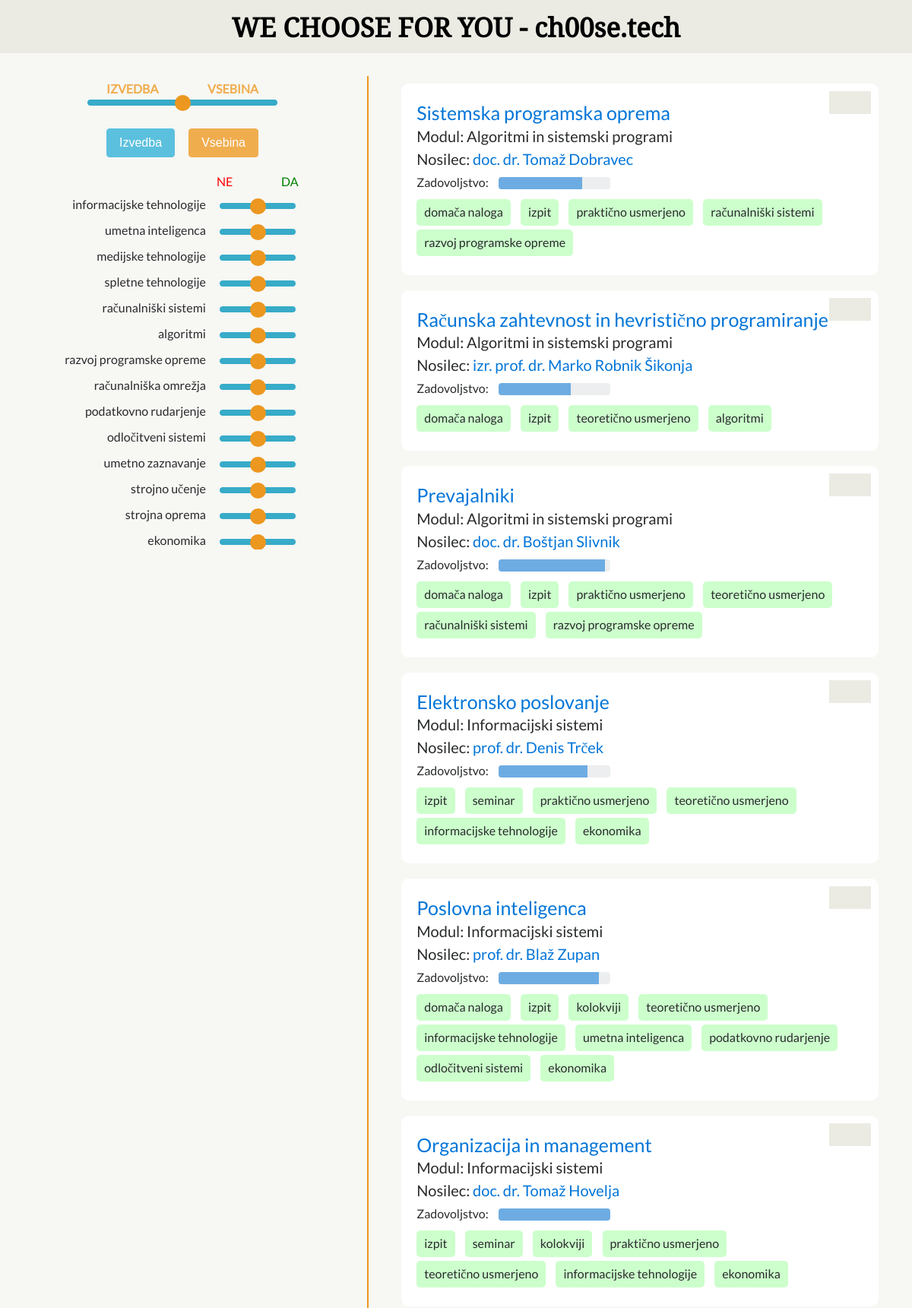
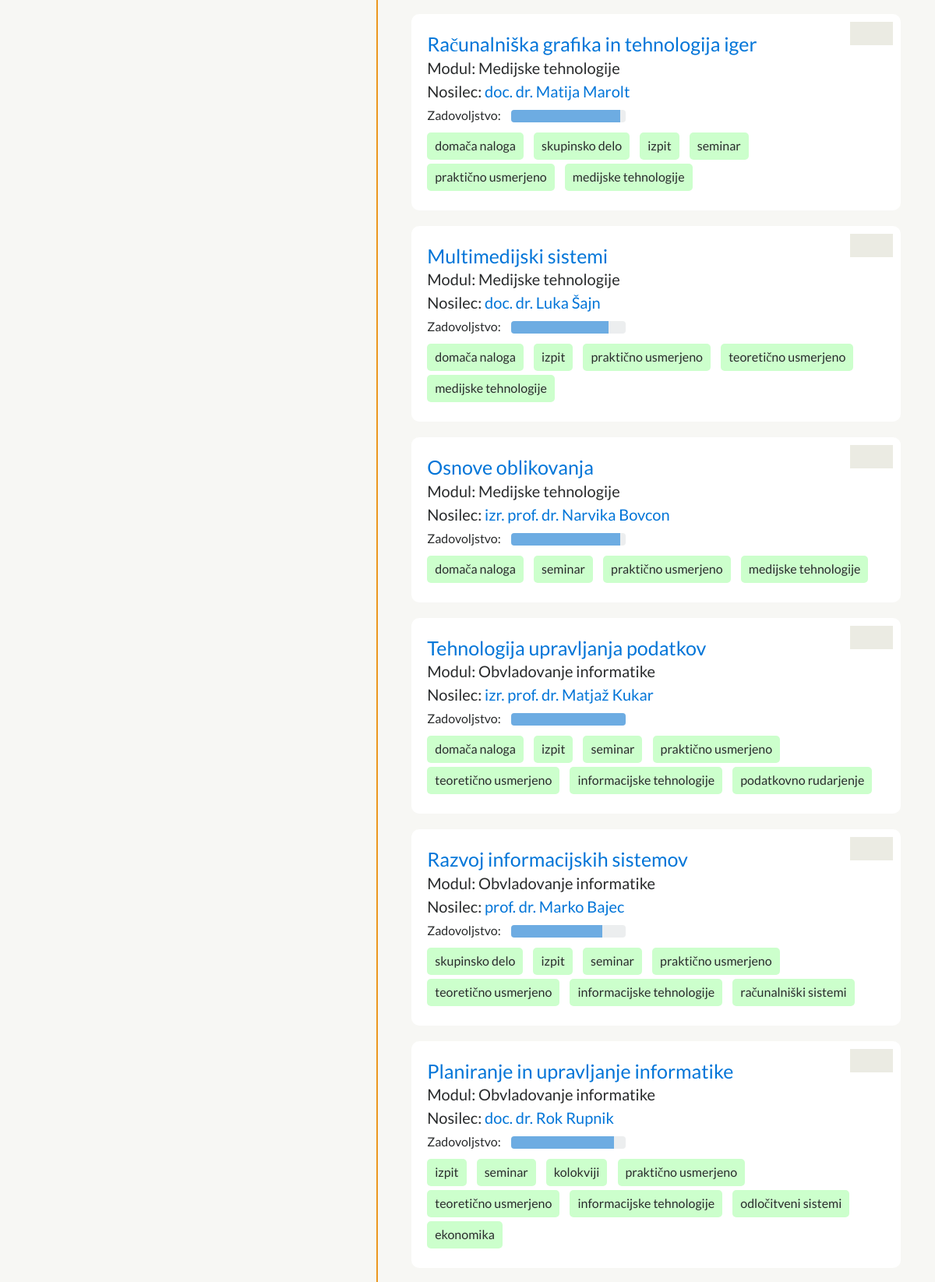
The page / (upper part) on the database its author committed (2 pictures, top to bottom).
### tables this page shows
CREATE TABLE `predmet` (
  `id_predmet` int(11) NOT NULL,
  `naziv` varchar(50) NOT NULL,
  `id_nosilec` int(11) NOT NULL,
  `id_modul` int(11) NOT NULL,
  `semester` varchar(50) NOT NULL,
  `kvaliteta` int(11) NOT NULL,
  `predmet_link` varchar(250) NOT NULL
);

CREATE TABLE `modul` (
  `id_modul` int(11) NOT NULL,
  `naziv` varchar(50) NOT NULL
);

CREATE TABLE `nosilec` (
  `id_nosilec` int(11) NOT NULL,
  `naziv` varchar(200) NOT NULL,
  `link` varchar(200) NOT NULL
);

### first.php (called while the page is built, shortened)
<?php
$db['host'] = 'localhost';
$db['user'] = 'root';
$db['pass'] = '';
$db['db']   = 'dragonhack';
$PDO = new PDO('mysql:dbname='.$db['db'].';host='.$db['host'],
    $db['user'], $db['pass'],
    array(PDO::MYSQL_ATTR_INIT_COMMAND => "SET NAMES 'utf8'"));
$znacke_vsebina = array();
$sql = "
	SHOW COLUMNS FROM zastavice_vsebina
";
$query = $PDO->query($sql);
if ($query->rowCount() > 0)
{
	$data = $query->fetchAll(PDO::FETCH_ASSOC);
	foreach($data as $field)
	{
		if($field['Field'] != 'id_predmeta')
		{
			$znacke_vsebina[] = $field['Field'];
		}
	}
}
else
{
	echo "NAPAKA 2";
}
$podatki = array();
$sql = "
SELECT p.id_predmet as id_predmet,
		p.naziv as naziv,
        p.semester as semester,
        p.kvaliteta as kvaliteta,
        m.naziv as modul,
        n.naziv as nosilec,
        n.link as nosilec_link,
        p.predmet_link as predmet_link,
        zi.*,
        zv.*
	FROM `predmet` p
	LEFT JOIN `modul` m ON p.id_modul = m.id_modul
	LEFT JOIN `nosilec` n ON p.id_nosilec = n.id_nosilec
	LEFT JOIN `zastavice_izvedba` zi ON p.id_predmet = zi.id_predmeta
	LEFT JOIN `zastavice_vsebina` zv ON p.id_predmet = zv.id_predmeta
	";
$query = $PDO->query($sql);
if ($query->rowCount() > 0)
{
	$data = $query->fetchAll(PDO::FETCH_ASSOC);
	foreach($data as $predmet)
	{
		$p = array();
		$predmet_id = -1;
		$znacke = array();
		foreach($predmet as $key => $podatek)
		{
			if($key == 'id_predmet')
			{
				$predmet_id = $podatek;
			}
			else if($key == 'naziv' || $key == 'semester' || $key == 'kvaliteta' ||
					$key == 'modul' || $key == 'nosilec' || $key == 'nosilec_link' || $key == 'predmet_link')
			{
				$p[$key] = $podatek;
			}
			else if($key == 'id_predmeta')
			{
				continue;
			}
			else
			{
				if($podatek == '1')
				{
					$znacke[] = $key;
				}
			}
		}
		$p['znacke'] = $znacke;
		$podatki[$predmet_id] = $p;
	}
}
else
{
	echo "NAPAKA 3";
}
?>

### index.php (the view, shortened to what this page needs)
<?php include 'header.php';?>
<?php include 'first.php';?>
<div class="main">
	<div class="half1">
		<div class="inside">
			<div class="razmerje">
				<div class="top" style="margin-bottom:-8px; color:#f0ad4e; font-weight:bold;">
					<div class="cell">IZVEDBA</div>
					<div class="cell">VSEBINA</div>
				</div>
				<div class="slider">
					<input id="razmerje" name="razmerje" type="range" min="0" max="100" value="50" step="1" onchange="sendVal()">
				</div>
			</div>
			<br />
			<div class="showable">
				<button id="prva_polovica_btn" style="float:left;" class="btn btn-info" data-toggle="collapse" onclick="prikaz('prva_polovica')">Izvedba</button>
				<button id="druga_polovica_btn" style="float:right;" class="btn btn-warning" data-toggle="collapse" onclick="prikaz('druga_polovica')">Vsebina</button>
			</div>
			<div style="padding-top:10px;"></div>
			<div class="top1">
				<div class="inside">
					<div class="cell" style="color:#FF0000;">NE</div>
					<div class="cell" style="color:#008000;">DA</div>
				</div>
			</div>
			<div id="druga_polovica">
				<?php for ($i = 0; $i < count($znacke_vsebina); $i++):?>
				<div id="second<?php echo $i;?>" class="one">
					<div class="title">
						<?php echo $znacke_vsebina[$i];?>
					</div>
					<div class="slider">
						<input id="zastavica_vsebina<?php echo $i;?>" type="range" min="-1" max="1" value="0" step="1" onchange="sendVal()">
					</div>
				</div>
				<?php endfor;?>
			</div>
		</div>
	</div>
	<div class="line"></div>
	<div class="half2" id="half2">
		<div class="inside" id="inside">
			<?php
			foreach ($podatki as $predmet_id => $predmet_data):?>
			<div class="one" id="predmet<?php echo $predmet_id;?>">
				<div class="sum"></div>
				<a class="tit" href="<?php echo $predmet_data['predmet_link'];?>" target="_blank"><?php echo $predmet_data['naziv']?></a>
				<h3>Modul: <?php echo $predmet_data['modul'];?></h3>
				<h3>Nosilec: <a style="font-size:20px;" class="tit" target="_blank" href="<?php echo $predmet_data['nosilec_link'];?>"><?php echo $predmet_data['nosilec'];?></a></h3>
				<h4 style="font-size:16px; margin-bottom:1px; display:inline;">Zadovoljstvo: </h4>
				<div class="progress" style="display:inline-block; width:25%; margin-left:10px; margin-bottom:-3px;">
					<div class="progress-bar" role="progressbar" aria-valuenow="<?php echo $predmet_data['kvaliteta']?>" aria-valuemin="0" aria-valuemax="100" style="width:<?php echo $predmet_data['kvaliteta']?>%"></div>
				</div>
				<div class="zastavice">
					<?php foreach ($predmet_data['znacke'] as $zastavica):?>
						<div class="flag">
							<?php echo $zastavica;?>
						</div>
					<?php endforeach;?>
				</div>
			</div>
			<?php endforeach;?>
		</div>
	</div>
</div>
<?php include 'footer.php';?>

### header.php (shortened to what this page needs)
<!DOCTYPE html>
<html>
	<head>
		<link rel="stylesheet" href="css/bootstrap.min.css">
		<link rel="stylesheet" href="css/styles.css">
	</head>
	<body>
		<header class="header">
			<div class="content">
				WE CHOOSE FOR YOU - ch00se.tech
			</div>
		</header>

### footer.php
	</body>
</html>

### css/styles.css (style rules this page uses)
html { overflow: hidden; font-family: 'Lato-Regular' !important; }
.header { width: 100%; height: 70px; background-color: #ebebe3; color: #000000; font-size: 35px; font-weight: bold; text-align: center; display: block; }
.header .content { font-family: 'NotoSerif-Regular' !important; display: block; width: auto; height: 70px; margin: 0 auto; padding-top: 10px; padding-bottom: 10px; vertical-align: middle; text-align: center; font-weight: bold; }
.main { display: block; width: 100%; height: calc(100vh - 70px); margin: 0 auto; background: rgba(235, 235, 227, 0.4); font-family: 'Lato-Regular' !important; }
.main .half1 { width: 40%; display: inline-block; height: 100%; vertical-align: top; }
.main .half1 .inside { padding: 25px 50px 50px 50px; display: block; margin: 0 auto; }
.main .half1 .inside .razmerje { width: 250px; display: block; margin: 0 auto; }
.main .half1 .inside .razmerje .top { display: table; width: 200px; border: none; margin: 0 auto; padding-top: 10px; }
.main .half1 .inside .razmerje .slider { width: 250px; text-align: center; }
.main .half1 .inside .one { width: 405px; height: auto; display: block; margin: 0 auto; padding-top: 10px; text-align: center; }
.main .half1 .inside .one:first-child { padding-top: 0; }
.main .half1 .inside .top1 { display: block; width: 405px; height: 40px; border: none; margin: 0 auto; padding-top: 10px; }
.main .half1 .inside .top1 .inside { width: 170px; display: table; padding: 0; float: right; }
.main .half1 .inside .top .cell:first-child, .main .half1 .inside .top1 .inside .cell:first-child { text-align: left; }
.main .half1 .inside .top .cell:last-child { text-align: right; }
.main .half1 .inside .top1 .inside .cell:last-child { text-align: left; }
.main .half1 .inside .one .title { text-align: center; width: 220px; display: inline-block; text-align: right; }
.main .half1 .inside .one .slider { display: inline-block; width: 180px; padding-left: 15px; margin-top: -8px; text-align: left; }
.main .half1 .inside .top .cell { display: table-cell; width: 50px; text-align: center; }
.main .half1 .inside .top1 .inside .cell { display: table-cell; width: 50%; text-align: center; }
.main .half1 .inside .showable { width: 200px; margin: 0 auto; display: block; text-align: center; }
#prva_polovica, #druga_polovica { display: none; overflow-y: scroll; max-height: calc(100vh - 260px); height: auto; }
#druga_polovica { display: block; }
.main .line { width: 2px; height: 100%; height: calc(100vh - 100px); background-color: #ec971f; display: inline-block; }
.main .half2 { width: calc(60% - 12px); display: inline-block; height: 100%; overflow-y: scroll; }
.main .half2 .inside { width: 100%; height: auto; padding: 20px; display: block; }
.main .half2 .inside .one { display: block; width: calc(100% - 40px); min-height: 100px; height: auto; margin: 20px; background-color: #ffffff; border-radius: 10px; padding: 20px; position: relative; }
.main .half2 .inside .one a.tit { font-size: 25px; color: #0275d8 !important; text-decoration: none !important; }
.main .half2 .inside .one h3 { font-size: 20px; }
.main .half2 .inside .one .zastavice { display: block; padding-top: 10px; }
.main .half2 .inside .one .flag { width: auto; margin-right: 10px; margin-bottom: 5px; height: 35px; padding: 5px 10px; display: inline-block; background-color: #ccffcc; border-radius: 5px; }
.main .half2 .inside .one .sum { position: absolute; display: block; width: 55px; height: 30px; padding: 4px 5px; background: #ebebe3; right: 10px; top: 10px; text-align: center; color: #ffffff; }
.main .half1 .inside .one input[type=range] { -webkit-appearance: none; border: none; width: 100px; }
.main .half1 .inside .razmerje input[type=range] { -webkit-appearance: none; border: none; width: 250px; }

### rows shown on the page
predmet: naziv "Sistemska programska oprema", id_modul.naziv "Algoritmi in sistemski programi", id_nosilec.naziv "doc. dr. Tomaž Dobravec", kvaliteta 75 (drawn), zastavica "domača naloga", zastavica "izpit", zastavica "praktično usmerjeno", zastavica "računalniški sistemi", zastavica "razvoj programske opreme"
predmet: naziv "Računska zahtevnost in hevristično programiranje", id_modul.naziv "Algoritmi in sistemski programi", id_nosilec.naziv "izr. prof. dr. Marko Robnik Šikonja", kvaliteta 65 (drawn), zastavica "domača naloga", zastavica "izpit", zastavica "teoretično usmerjeno", zastavica "algoritmi"
predmet: naziv "Prevajalniki", id_modul.naziv "Algoritmi in sistemski programi", id_nosilec.naziv "doc. dr. Boštjan Slivnik", kvaliteta 95 (drawn), zastavica "domača naloga", zastavica "izpit", zastavica "praktično usmerjeno", zastavica "teoretično usmerjeno", zastavica "računalniški sistemi", zastavica "razvoj programske opreme"
predmet: naziv "Elektronsko poslovanje", id_modul.naziv "Informacijski sistemi", id_nosilec.naziv "prof. dr. Denis Trček", kvaliteta 80 (drawn), zastavica "izpit", zastavica "seminar", zastavica "praktično usmerjeno", zastavica "teoretično usmerjeno", zastavica "informacijske tehnologije", zastavica "ekonomika"
predmet: naziv "Poslovna inteligenca", id_modul.naziv "Informacijski sistemi", id_nosilec.naziv "prof. dr. Blaž Zupan", kvaliteta 90 (drawn), zastavica "domača naloga", zastavica "izpit", zastavica "kolokviji", zastavica "teoretično usmerjeno", zastavica "informacijske tehnologije", zastavica "umetna inteligenca", zastavica "podatkovno rudarjenje", zastavica "odločitveni sistemi", zastavica "ekonomika"
predmet: naziv "Organizacija in management", id_modul.naziv "Informacijski sistemi", id_nosilec.naziv "doc. dr. Tomaž Hovelja", kvaliteta 100 (drawn), zastavica "izpit", zastavica "seminar", zastavica "kolokviji", zastavica "praktično usmerjeno", zastavica "teoretično usmerjeno", zastavica "informacijske tehnologije", zastavica "ekonomika"
predmet: naziv "Računalniška grafika in tehnologija iger", id_modul.naziv "Medijske tehnologije", id_nosilec.naziv "doc. dr. Matija Marolt", kvaliteta 95 (drawn), zastavica "domača naloga", zastavica "skupinsko delo", zastavica "izpit", zastavica "seminar", zastavica "praktično usmerjeno", zastavica "medijske tehnologije"
predmet: naziv "Multimedijski sistemi", id_modul.naziv "Medijske tehnologije", id_nosilec.naziv "doc. dr. Luka Šajn", kvaliteta 85 (drawn), zastavica "domača naloga", zastavica "izpit", zastavica "praktično usmerjeno", zastavica "teoretično usmerjeno", zastavica "medijske tehnologije"
predmet: naziv "Osnove oblikovanja", id_modul.naziv "Medijske tehnologije", id_nosilec.naziv "izr. prof. dr. Narvika Bovcon", kvaliteta 95 (drawn), zastavica "domača naloga", zastavica "seminar", zastavica "praktično usmerjeno", zastavica "medijske tehnologije"
predmet: naziv "Tehnologija upravljanja podatkov", id_modul.naziv "Obvladovanje informatike", id_nosilec.naziv "izr. prof. dr. Matjaž Kukar", kvaliteta 100 (drawn), zastavica "domača naloga", zastavica "izpit", zastavica "seminar", zastavica "praktično usmerjeno", zastavica "teoretično usmerjeno", zastavica "informacijske tehnologije", zastavica "podatkovno rudarjenje"
predmet: naziv "Razvoj informacijskih sistemov", id_modul.naziv "Obvladovanje informatike", id_nosilec.naziv "prof. dr. Marko Bajec", kvaliteta 80 (drawn), zastavica "skupinsko delo", zastavica "izpit", zastavica "seminar", zastavica "praktično usmerjeno", zastavica "teoretično usmerjeno", zastavica "informacijske tehnologije", zastavica "računalniški sistemi"
predmet: naziv "Planiranje in upravljanje informatike", id_modul.naziv "Obvladovanje informatike", id_nosilec.naziv "doc. dr. Rok Rupnik", kvaliteta 90 (drawn), zastavica "izpit", zastavica "seminar", zastavica "kolokviji", zastavica "praktično usmerjeno", zastavica "teoretično usmerjeno", zastavica "informacijske tehnologije", zastavica "odločitveni sistemi", zastavica "ekonomika"

### other values the page prints
$znacke_vsebina[$i] "informacijske tehnologije"
$znacke_vsebina[$i] "umetna inteligenca"
$znacke_vsebina[$i] "medijske tehnologije"
$znacke_vsebina[$i] "spletne tehnologije"
$znacke_vsebina[$i] "računalniški sistemi"
$znacke_vsebina[$i] "algoritmi"
$znacke_vsebina[$i] "razvoj programske opreme"
$znacke_vsebina[$i] "računalniška omrežja"
$znacke_vsebina[$i] "podatkovno rudarjenje"
$znacke_vsebina[$i] "odločitveni sistemi"
$znacke_vsebina[$i] "umetno zaznavanje"
$znacke_vsebina[$i] "strojno učenje"
$znacke_vsebina[$i] "strojna oprema"
$znacke_vsebina[$i] "ekonomika"
